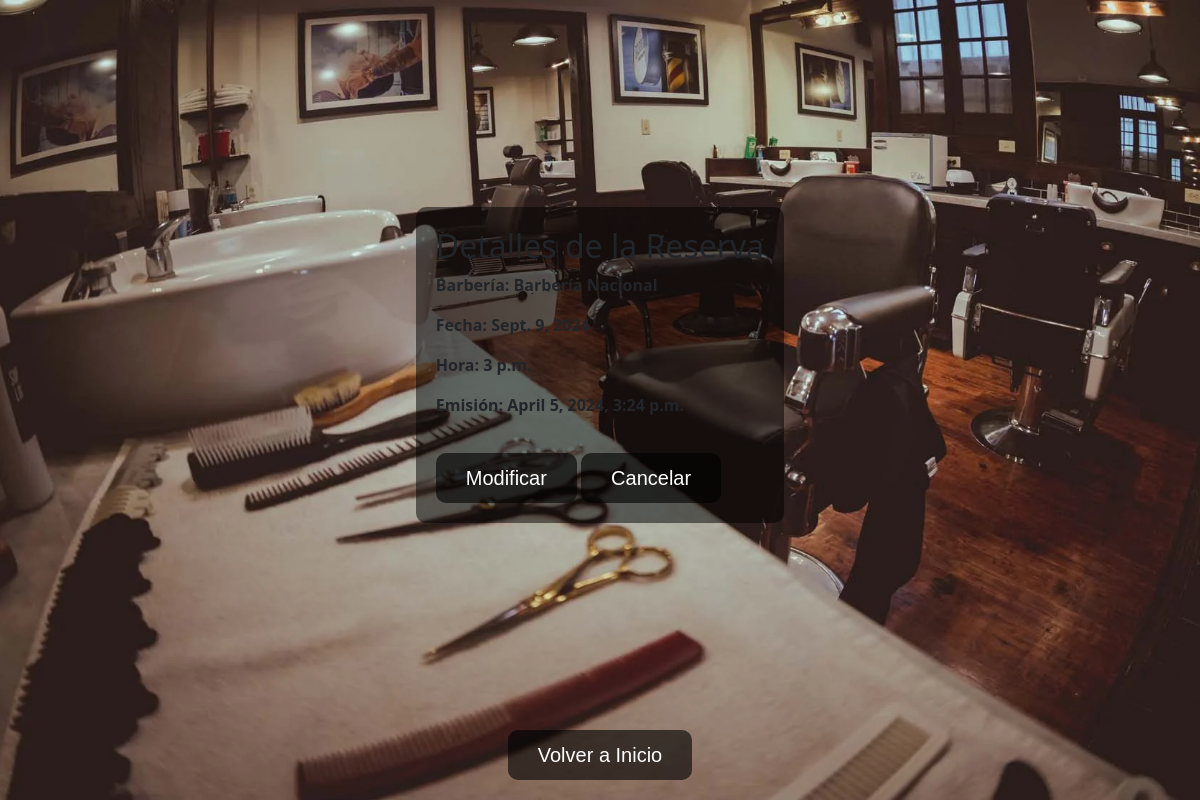
Screenshot of /appointment/9/ (signed in) with the database file from the repository.
### crm/models.py (models this page shows, shortened)
class Appointment(models.Model):
    barber_shop = models.ForeignKey(BarberShop, on_delete=models.CASCADE, default='1')
    customer = models.ForeignKey(User, on_delete=models.CASCADE)
    date = models.DateField()
    time = models.TimeField()
    issued_date = models.DateTimeField(default=timezone.now)
    is_expired = models.BooleanField(default=False)

class BarberShop(models.Model):
    name = models.CharField(max_length=100)
    def __str__(self):
        return self.name

### crm/views.py (the view)
# urls.py: path('appointment/<int:appointment_id>/', appointment_detail, name='appointment_detail'),
@login_required
def appointment_detail(request, appointment_id):
    appointment = get_object_or_404(Appointment, id=appointment_id)
    in_history = False
    if appointment.date < datetime.date.today():
        in_history = True
    return render(request, 'appointment_detail.html', {'appointment': appointment})

### crm/templates/appointment_detail.html
{% extends 'base.html' %}
{% block content %}
  <h2>Detalles de la Reserva</h2>
  <p><strong>Barbería: {{ appointment.barber_shop }}</p>
  <p><strong>Fecha: {{ appointment.date }}</p>
  <p><strong>Hora: {{ appointment.time }}</p>
  <p><strong>Emisión: {{ appointment.issued_date }}</p>
  <button onclick="window.location.href='{% url 'modify_appointment' appointment.id %}'">Modificar</button>
  <button onclick="window.location.href='{% url 'cancel_appointment' appointment.id %}'">Cancelar</button>
{% endblock %}

### crm/templates/base.html (style rules this page uses)
body { background-image: url('../../static/crm/images/Barberia.webp'); background-size: cover; background-position: center; height: 100vh; display: flex; flex-direction: column; align-items: center; justify-content: center; padding: 20px; margin: 0; }
button { margin-top: 20px; background-color: rgba(0, 0, 0, 0.6); color: #fff; border: none; border-radius: 10px; padding: 10px 30px; font-size: 20px; font-family: Arial, sans-serif; cursor: pointer; transition: background-color 0.3s; }

### rows the page displays
Appointment: barber_shop "Barbería Nacional", date "Sept. 9, 2024", time "3 p.m.", issued_date "April 5, 2024, 3:24 p.m."
